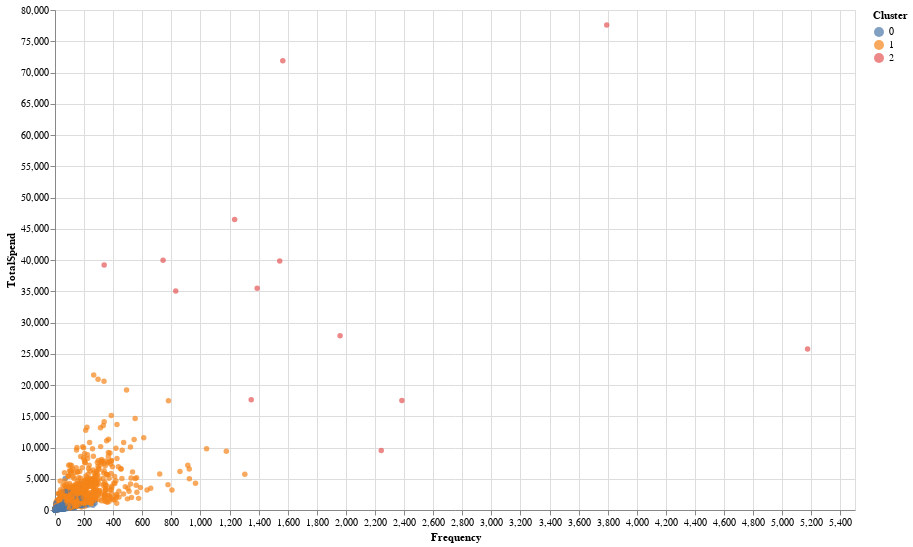

Notebook cell for this chart:
### Markdown cell above
### Frequency vs Total Spend ⏬

### Code cell
chart = alt.Chart(customer_data).properties(
    width=800,
    height=500
)
scatter_plot = chart.mark_circle()
scatter_plot.encode(x='Frequency', y='TotalSpend', color='Cluster:N')

### Figure 1 — Vega-Lite specification as saved in the notebook (floating-point values rounded to 4 significant figures; data arrays with more than 128 entries replaced by an {"elided": "..."} marker saying what was removed)
{"config": {"view": {"continuousWidth": 400, "continuousHeight": 300}}, "data": {"name": "data-b5d464a5bcca07fa729c058448b7a64e"}, "mark": "circle", "encoding": {"color": {"field": "Cluster", "type": "nominal"}, "x": {"field": "Frequency", "type": "quantitative"}, "y": {"field": "TotalSpend", "type": "quantitative"}}, "height": 500, "width": 800, "$schema": "https://vega.github.io/schema/vega-lite/v4.17.0.json", "datasets": {"data-b5d464a5bcca07fa729c058448b7a64e": {"elided": "3699 records"}}}
